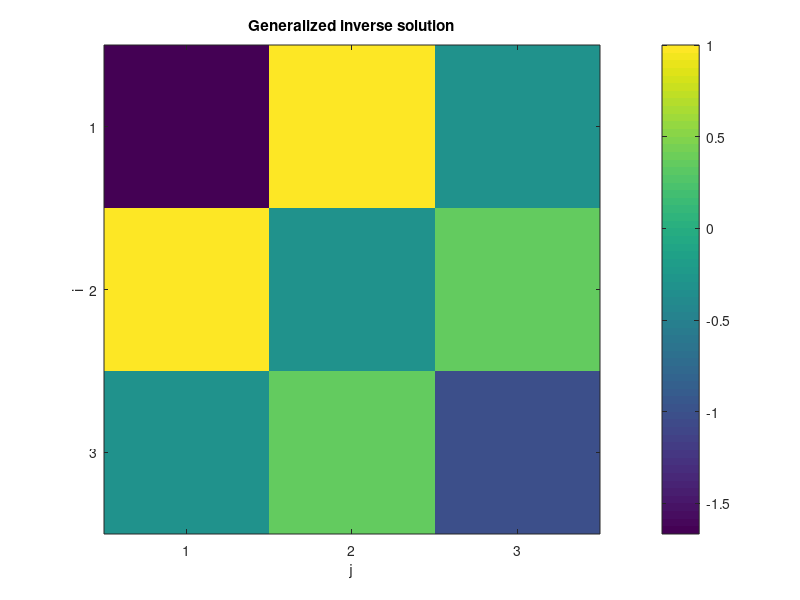
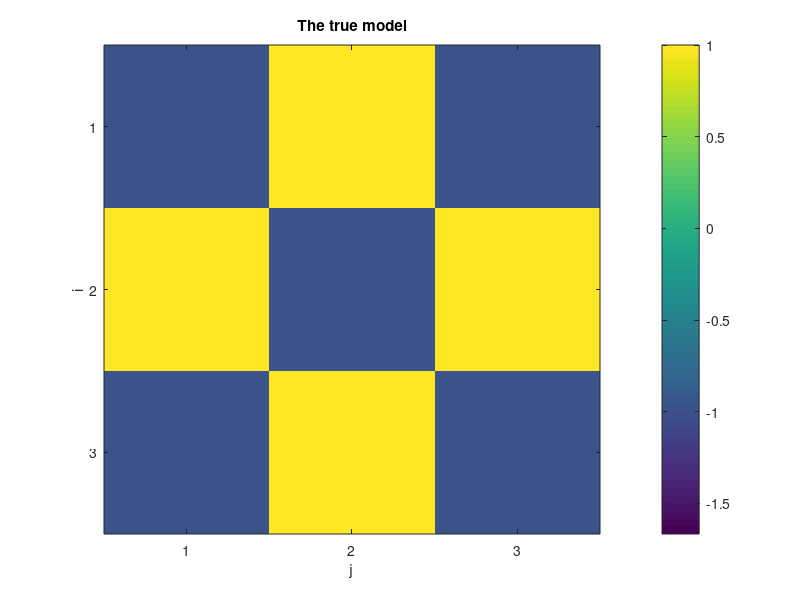
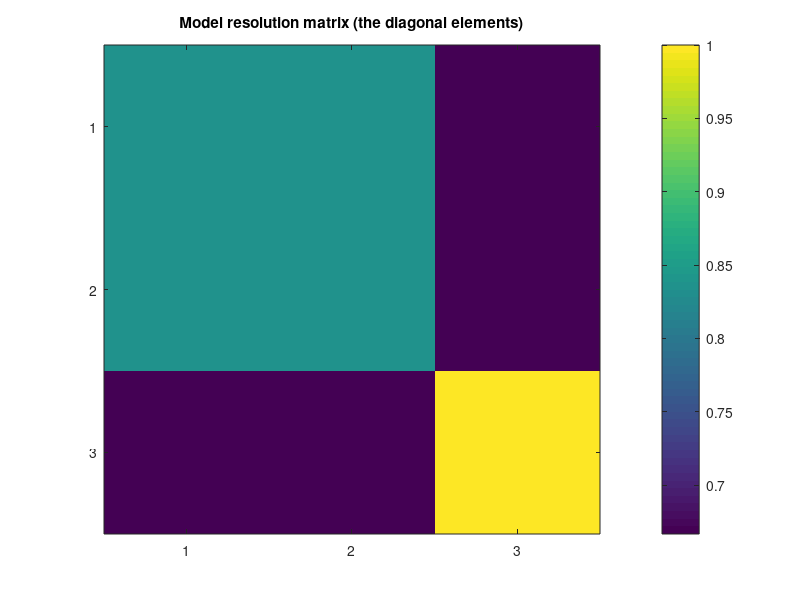

Here is the MATLAB script that generated these plots, in order:
% Copyright
% Author: Jintao Li
% Date: 11-19-2020
% 
% Discription
% Inversion homework
% Chapter 3: Rank Deficiency and Ill-conditioning
% Exercise 2 in page 87

clear; clc; close all;

m_true = [-1, 1, -1, 1, -1, 1, -1, 1, -1]';
G = [1,0,0,1,0,0,1,0,0; 0,1,0,0,1,0,0,1,0; 0,0,1,0,0,1,0,0,1; ...
     1,1,1,0,0,0,0,0,0; 0,0,0,1,1,1,0,0,0; 0,0,0,0,0,0,1,1,1; ...
     sqrt(2),0,0,0,sqrt(2),0,0,0,sqrt(2); ...
     0,0,0,0,0,0,0,0,sqrt(2)];
 
% Forward, i.e. generate synthetic data
d = G * m_true;

% generalized inverse solution
diag_s = svd(G);
m = pinv(G, 0.001) * d;

% comparion between m and m_true
m = reshape(m, 3, 3)';
m_true = reshape(m_true, 3, 3)';

% model resolution matrix
R_m = pinv(G) * G;

% plot
figure(1)
imagesc(m)
xticks([1, 2, 3])
yticks([1, 2, 3])
colorbar;
temp1=caxis;
title("Generalized inverse solution")
xlabel("j")
ylabel("i")

figure(2)
imagesc(m_true)
xticks([1, 2, 3])
yticks([1, 2, 3])
caxis(temp1)
colorbar;
title("The true model")
xlabel("j")
ylabel("i")

figure(3)
imagesc(reshape(diag(R_m), 3,3))
xticks([1,2,3])
yticks([1,2,3])
colorbar;
title("Model resolution matrix (the diagonal elements)")


 